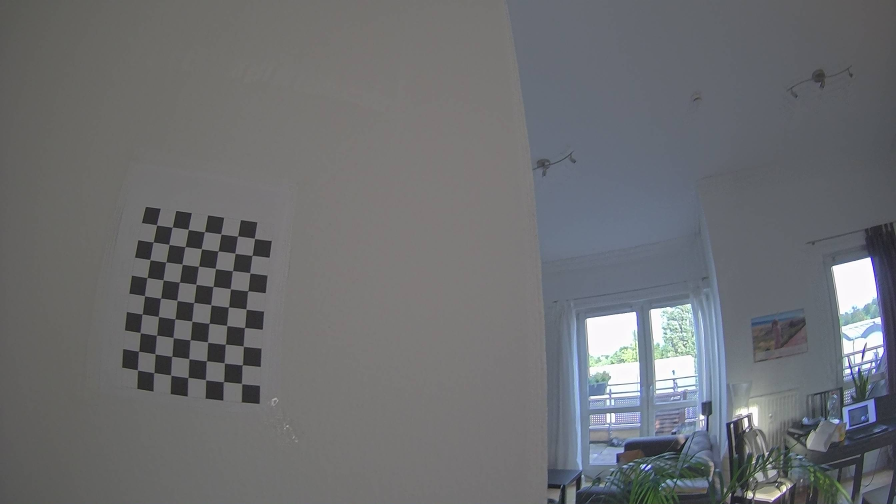
#> input picture tools/Camera calibration/testimages/Axis-M2036-LE-16-9/image23-07-30_18-14-13-05_00049.jpg, 2688 x 1512 px, given in place of Axis-M2036-LE-16-9, which was not available (shown at 1/3 size)
$ python create_params.py testimages/Axis-M2036-LE-16-9
#> lines starting #> are read from the running program, lines starting #| are printed output that depends on the picture; pictures that were not available may be replaced by others from this repository, and a replacement may not be noted
#!/usr/bin/env python3

# Based on https://learnopencv.com/camera-calibration-using-opencv/

import argparse
import cv2
import numpy as np
import os
import json
import datetime
from pathlib import Path

import PIL.Image

import pickle

parser = argparse.ArgumentParser(
                    prog='Create_params.py',
                    description='Creates the distortion correction params out of a set of images. The images should contain a checkboard pattern and be from the same camera.',
                    epilog=f"Jens Dede, {datetime.datetime.now().year}")
parser.add_argument('images', nargs='+', type=str, help="The images")
parser.add_argument('--output_images', type=str, default=None, help="Keep the intermediate images in given directory")
parser.add_argument('--pickle', type=str, default=None, help="The pickle output file for further processing.")

args = parser.parse_args()

COMPARE_EXIF_TAGS = ["Make", "Model", "BodySerialNumber"]

def getAllExif(i):
    import PIL.ExifTags
    exif_data_PIL = i._getexif()
    ret = {}

    for k, v in PIL.ExifTags.TAGS.items():
        value = exif_data_PIL.get(k, None)

        if value is not None:
            ret[PIL.ExifTags.TAGS[k]] = value
    return ret

if args.output_images is not None:
    Path(args.output_images).mkdir(parents=True, exist_ok=True)

# Defining the dimensions of checkerboard
CHECKERBOARD = (9,7)
criteria = (cv2.TERM_CRITERIA_EPS + cv2.TERM_CRITERIA_MAX_ITER, 30, 0.001)

# Creating vector to store vectors of 3D points for each checkerboard image
objpoints = []
# Creating vector to store vectors of 2D points for each checkerboard image
imgpoints = []


# Defining the world coordinates for 3D points
objp = np.zeros((1, CHECKERBOARD[0] * CHECKERBOARD[1], 3), np.float32)
objp[0,:,:2] = np.mgrid[0:CHECKERBOARD[0], 0:CHECKERBOARD[1]].T.reshape(-1, 2)

first_exif = None # Compare some exif values. Make sure images a suitable

# Extracting path of individual image stored in a given directory
for fname in args.images:
    with PIL.Image.open(fname) as pilImage:
#> pilImage is the input picture: PIL image 2688x1512 RGB; mean R, G, B 108.5, 110.3, 113.1
        exif = getAllExif(pilImage)
#> in getAllExif, `exif_data_PIL = i._getexif()`: exif_data_PIL = 23 items
#> the loop in getAllExif, `for k, v in PIL.ExifTags.TAGS.items():` made 273 passes
#> value on passes 16, 17, 35: 'AXIS', 'M2036-LE', 2
#> exif = 23 items

    if first_exif is None:
        first_exif = exif
#> first_exif = 23 items

    for exif_tag in COMPARE_EXIF_TAGS:
        if first_exif.get(exif_tag, None) != exif.get(exif_tag, None):
            raise ValueError(f"Images from different sources: Tag {exif_tax} is not matching, Aborting")


    img = cv2.imread(fname)
    gray = cv2.cvtColor(img,cv2.COLOR_BGR2GRAY)
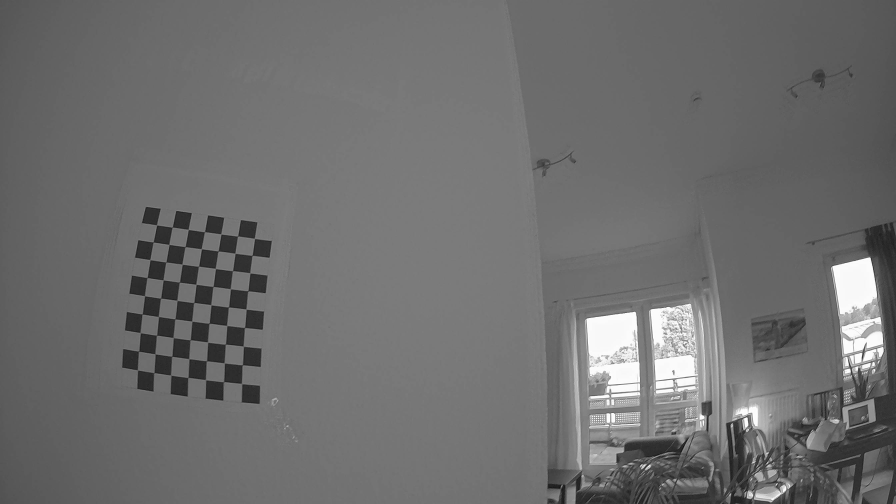
#> gray: shape (1512, 2688) (shown at 1/3 size); min 4, max 255, mean 110.1
    # Find the chess board corners
    # If desired number of corners are found in the image then ret = true
    ret, corners = cv2.findChessboardCorners(gray, CHECKERBOARD, cv2.CALIB_CB_ADAPTIVE_THRESH + cv2.CALIB_CB_FAST_CHECK + cv2.CALIB_CB_NORMALIZE_IMAGE)
#> ret = True; corners = 63 rows, first 8: [763.9, 716.4], [758.5, 768.3], [751.3, 819.5], [743.3, 872.5], [739.1, 928.5], [734.5, 983.5], [729.6, 1040.3], [729.4, 1096.2]

    """
    If desired number of corner are detected,
    we refine the pixel coordinates and display
    them on the images of checker board
    """
    if ret == True:
        print(f"Found checkboard in image {os.path.split(fname)[-1]}")
        objpoints.append(objp)
        # refining pixel coordinates for given 2d points.
        corners2 = cv2.cornerSubPix(gray, corners, (11,11),(-1,-1), criteria)
#> corners2 = 63 rows, first 8: [764.3, 716.1], [757.1, 767.2], [750.7, 819.6], [744.8, 873.4], [739.1, 928.2], [734.5, 983.5], [730.9, 1039.5], [728.2, 1095.2]

        imgpoints.append(corners2)

        # Draw and display the corners
        img = cv2.drawChessboardCorners(img, CHECKERBOARD, corners2, ret)

    else:
        print(f"No checkboard found in {os.path.split(fname)[-1]}")

    if args.output_images is not None:
        cv2.imwrite(os.path.join(args.output_images, os.path.split(fname)[-1]), img)


h,w = img.shape[:2]
#> h = 1512; w = 2688

"""
Performing camera calibration by
passing the value of known 3D points (objpoints)
and corresponding pixel coordinates of the
detected corners (imgpoints)
"""
ret, mtx, dist, rvecs, tvecs = cv2.calibrateCamera(objpoints, imgpoints, gray.shape[::-1], None, None)
#> ret = 3.04; mtx = [[5742.3, 0, 1304.7], [0, 5037.1, 701.5], [0, 0, 1]]; dist = [[-1.01, 53.06, 0.065, 0.331, -467]]; rvecs = ([-0.0178, -0.0317, 1.69],); tvecs = ([-8.92, 0.0859, 84.64],)

results = {
        "images" : args.images,
        "camera_matrix" : mtx,
        "dist" : dist,
        "rvecs" : rvecs,
        "tvecs" : tvecs,
        "exif"  : exif,
        "compare_exif_tags" : COMPARE_EXIF_TAGS,
        }

pickle_file = args.pickle

if pickle_file is None:
    pickle_file = "_".join([str(first_exif.get(cet, None)) for cet in COMPARE_EXIF_TAGS]) + ".pickle"


with open(pickle_file, 'wb') as f:
    pickle.dump(results, f)

$ run again, on tools/Camera calibration/testimages/Axis-M2036-LE-16-9/image23-07-30_18-14-15-05_00053.jpg
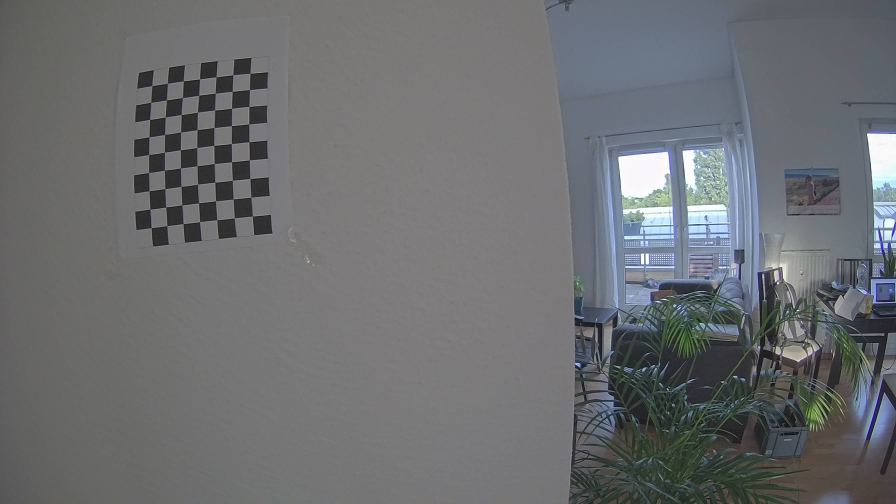
#> input picture tools/Camera calibration/testimages/Axis-M2036-LE-16-9/image23-07-30_18-14-15-05_00053.jpg, 2688 x 1512 px, given in place of Axis-M2036-LE-16-9, which was not available (shown at 1/3 size)
#> pilImage is the input picture: PIL image 2688x1512 RGB; mean R, G, B 107.8, 110.1, 112.6
#> exif_data_PIL = 23 items
#> the loop in getAllExif, `for k, v in PIL.ExifTags.TAGS.items():` made 273 passes
#> value on passes 16, 17, 35: 'AXIS', 'M2036-LE', 2
#> `gray = cv2.cvtColor(img,cv2.COLOR_BGR2GRAY)`:
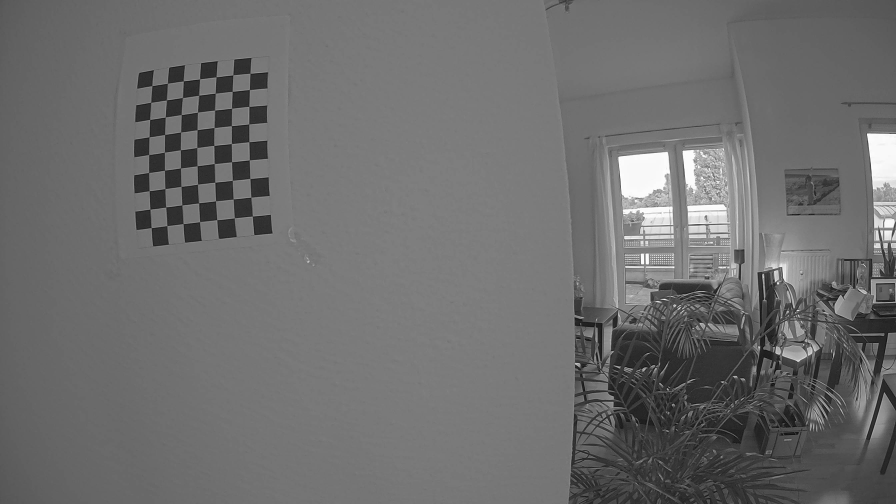
#> gray: shape (1512, 2688) (shown at 1/3 size); min 1, max 255, mean 109.7
#> `ret, corners = cv2.findChessboardCorners(gray, CHECKERBOARD, cv2.CALIB..`: ret = True; corners = 63 rows, first 8: [750.9, 220.9], [748.5, 269.5], [747.6, 320.4], [747.4, 372.8], [747.6, 426.5], [749, 481.1], [751.4, 535.7], [753.8, 592.3]
#> corners2 = 63 rows, first 8: [750.9, 220.9], [749.2, 269.8], [747.7, 320.3], [747.3, 372.7], [747.6, 426.4], [748.7, 480.7], [750.6, 536.3], [753.6, 592.4]
#> `ret, mtx, dist, rvecs, tvecs = cv2.calibrateCamera(objpoints, imgpoint..`: ret = 0.282; mtx = [[1084.8, 0, 1171.7], [0, 1074, 690.6], [0, 0, 1]]; dist = [[-0.308, 0.151, 0.00605, 0.0172, -0.0354]]; rvecs = ([-0.195, -0.3, 1.47],); tvecs = ([-7.83, -8.71, 17.07],)
